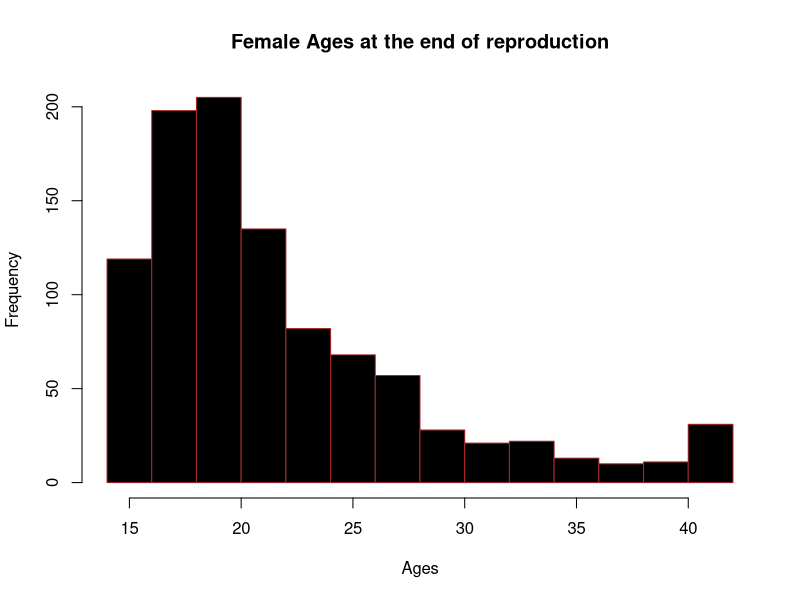
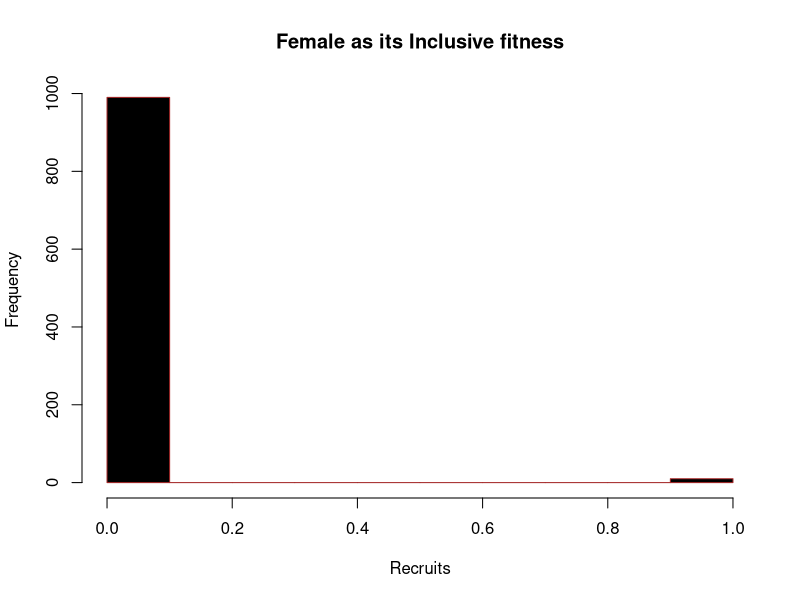

These charts were generated, in order, by the following R code:
library(sqldf)
library(dplyr)
library(tidyverse)
library(dplyr)
library(ggplot2)

#Md Monsur Ali
#Matriculation No: 24547
#Data Analysis and Statistics  

#Modelling a single female without a calf and Modelling a single female with a calf: :

#Ques:16
recruits <- c()
ages<- c()

#Ques:17
#Simulate 1000 female life histories
for (i in 1:1000){     

#Define all variables  
#Ques:1
co<-rnorm(1,100,10)

#Ques:2
age<- 15

#Ques:3
alive <- 1

#Ques:4
enMu<- 0
enSD<- 20

#------------Ques 18-24  ------------#

# #Scenario 1: Rich and stable environment
# enMu<- 20
# enSD<- 1

# #Scenario 2: Poor and stable environment
# enMu<- 2
# enSD<- 1
# 
# #Scenario 3: Rich and variable environment
# enMu<- 20
# enSD<- 30
# 
# #Scenario 4: Poor and variable environment
# enMu<- 2
# enSD<- 30

#------------Ques 18-24  ------------#

#Ques:5
sr<-0.8

#Ques:6
s0<- -2
s1<- 0.05

#Ques:10
calf <- 0
calfage <- 0
offspring <- 0

#Ques:12
b0 <- -10
b1 <- 0.1

#Ques:13
inv <- 10
recruit <- 0
calfborn <- c()


#Ques:7
while (alive>0 && age<=40 ) {
  
  #Ques:9
  sr <- exp(s0 + s1 * co)/(1 + exp(s0 + s1 * co))
  if (rbinom(1, 1, sr) == 1) { 
    
    #Modelling a single female with a calf:
    #female doesn't have a calf,
    #Ques:14
    if (calf == 0) {
      b <- exp(b0 + b1 * co)/(1 + exp(b0 + b1 * co))
      if (rbinom(1, 1, b) == 1 ) {
        
        #calf is born
        calf <- 1
        
      }
    } else {
      
      #female has a calf
      co <- co - inv
      if (rbinom(1, 1, 0.8) == 1) {
        #calf is going to surviv
        calfage <- calfage + 1
        
      } else {
        
        #calf has died
        calf <- 0
        calfage <- 0
      }
      #15 independence reached
      if (calfage > 4) {
        offspring <- offspring + 1
        calfborn <- cbind(calfborn,age)
        calf <- 0
        calfage <- 0
      }
    }
    age <- age + 1
    co <- co + rnorm(1, enMu, enSD)
  } else {
    
    # female is dead
    alive <- 0
  }
}

if (length(calfborn)>0){
  for (j in 1:length(calfborn)){
    if ((age-calfborn[[j]]-5)>=15 && rbinom(1,1,0.98)){
      recruit <- recruit + 1
    }
  }
  
}


ages <- cbind(ages,age)
recruits <- cbind(recruits,recruit)
avgrecruits <- mean(recruits)
}

# Visualizing results

#Ques:19
hist(ages, main = "Female Ages at the end of reproduction", xlab = "Ages", border="brown", col="black")

#Ques:20
hist(recruits, main = "Female as its Inclusive fitness", xlab = "Recruits", border="brown", col="black")

#Ques:21
avgrecruits
        
        
        
        
        
        
        
        
        
        
        
        
        
        
        
        
        
        
    
    
    
    
